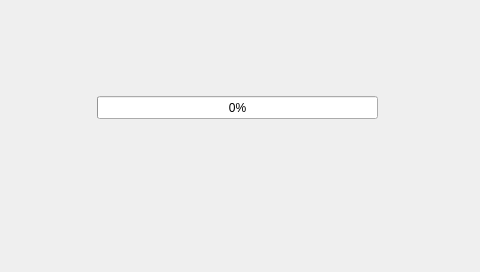
<?xml version="1.0" encoding="UTF-8"?>
<ui version="4.0">
 <class>Form</class>
 <widget class="QWidget" name="Form">
  <property name="geometry">
   <rect>
    <x>0</x>
    <y>0</y>
    <width>480</width>
    <height>272</height>
   </rect>
  </property>
  <property name="windowTitle">
   <string>Form</string>
  </property>
  <widget class="QLabel" name="label_sodimaspic">
   <property name="geometry">
    <rect>
     <x>130</x>
     <y>30</y>
     <width>193</width>
     <height>45</height>
    </rect>
   </property>
   <property name="text">
    <string/>
   </property>
  </widget>
  <widget class="QLabel" name="label_sysinfo">
   <property name="geometry">
    <rect>
     <x>128</x>
     <y>154</y>
     <width>221</width>
     <height>31</height>
    </rect>
   </property>
   <property name="text">
    <string/>
   </property>
  </widget>
  <widget class="QLabel" name="label_appInfo">
   <property name="geometry">
    <rect>
     <x>128</x>
     <y>200</y>
     <width>221</width>
     <height>31</height>
    </rect>
   </property>
   <property name="text">
    <string/>
   </property>
  </widget>
  <widget class="QProgressBar" name="progressBar_bootscreen">
   <property name="geometry">
    <rect>
     <x>97</x>
     <y>96</y>
     <width>281</width>
     <height>23</height>
    </rect>
   </property>
   <property name="value">
    <number>0</number>
   </property>
  </widget>
 </widget>
 <resources/>
 <connections/>
</ui>
